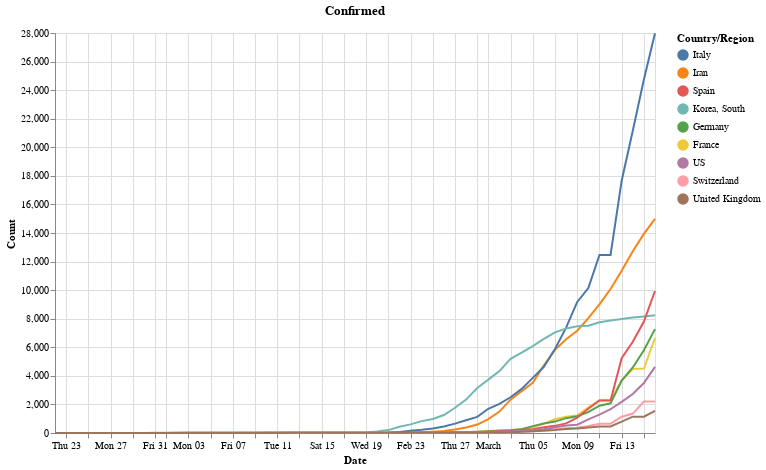
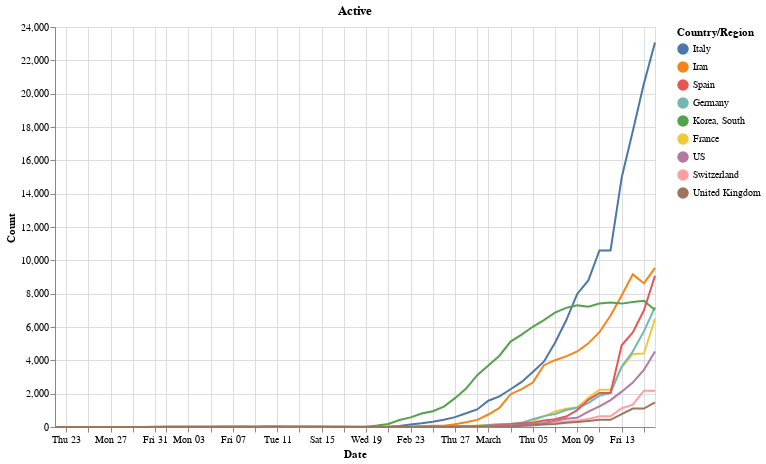
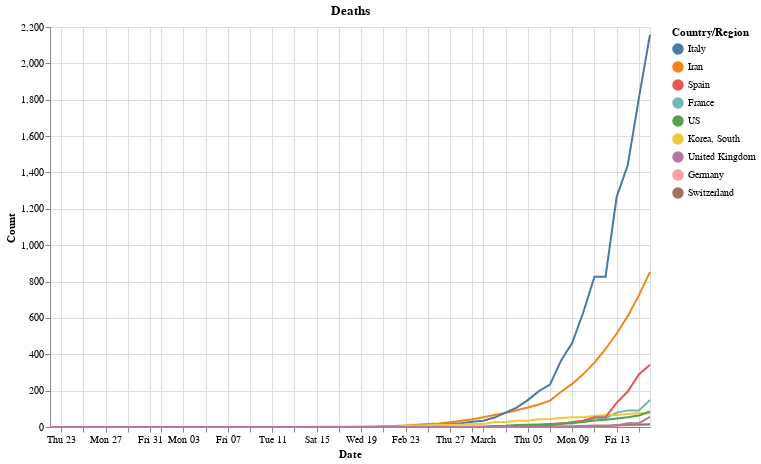

Write notebook code for charts like these, in order.
### Code cell
countries = []
for box_list in hbox.children:
  for box in box_list.children:
    if box.value:
      countries.append(box.description)
print(countries)
Csse_covid19.Confirmed.alt_plot(countries, sort_legend=True)
Csse_covid19.Active.alt_plot(countries, sort_legend=True)
Csse_covid19.Deaths.alt_plot(countries, sort_legend=True)

### Figure 1 — Vega-Lite specification as saved in the notebook (floating-point values rounded to 4 significant figures; data arrays with more than 128 entries replaced by an {"elided": "..."} marker saying what was removed)
{"config": {"view": {"continuousWidth": 400, "continuousHeight": 300}}, "layer": [{"mark": "line", "encoding": {"color": {"type": "nominal", "field": "Country/Region", "sort": ["Italy", "Iran", "Spain", "Korea, South", "Germany", "France", "US", "Switzerland", "United Kingdom"]}, "x": {"type": "temporal", "field": "Date"}, "y": {"type": "quantitative", "field": "Count"}}, "title": "Confirmed"}, {"mark": "point", "encoding": {"opacity": {"value": 0}, "x": {"type": "temporal", "field": "Date"}}, "selection": {"selector006": {"type": "single", "nearest": true, "on": "mouseover", "fields": ["Date"], "empty": "none"}}}, {"mark": "point", "encoding": {"color": {"type": "nominal", "field": "Country/Region", "sort": ["Italy", "Iran", "Spain", "Korea, South", "Germany", "France", "US", "Switzerland", "United Kingdom"]}, "opacity": {"condition": {"value": 1, "selection": "selector006"}, "value": 0}, "x": {"type": "temporal", "field": "Date"}, "y": {"type": "quantitative", "field": "Count"}}, "title": "Confirmed"}, {"mark": {"type": "rule", "color": "gray"}, "encoding": {"x": {"type": "temporal", "field": "Date"}}, "transform": [{"filter": {"selection": "selector006"}}]}, {"mark": {"type": "text", "align": "left", "dx": 5, "dy": -5}, "encoding": {"color": {"type": "nominal", "field": "Country/Region", "sort": ["Italy", "Iran", "Spain", "Korea, South", "Germany", "France", "US", "Switzerland", "United Kingdom"]}, "text": {"condition": {"type": "quantitative", "field": "Count", "selection": "selector006"}, "value": " "}, "x": {"type": "temporal", "field": "Date"}, "y": {"type": "quantitative", "field": "Count"}}, "title": "Confirmed"}], "data": {"name": "data-c833d5d5e22a177f1ac42625823a5469"}, "height": 400, "width": 600, "$schema": "https://vega.github.io/schema/vega-lite/v4.0.2.json", "datasets": {"data-c833d5d5e22a177f1ac42625823a5469": {"elided": "495 records"}}}

### Figure 2 — Vega-Lite specification as saved in the notebook (floating-point values rounded to 4 significant figures; data arrays with more than 128 entries replaced by an {"elided": "..."} marker saying what was removed)
{"config": {"view": {"continuousWidth": 400, "continuousHeight": 300}}, "layer": [{"mark": "line", "encoding": {"color": {"type": "nominal", "field": "Country/Region", "sort": ["Italy", "Iran", "Spain", "Germany", "Korea, South", "France", "US", "Switzerland", "United Kingdom"]}, "x": {"type": "temporal", "field": "Date"}, "y": {"type": "quantitative", "field": "Count"}}, "title": "Active"}, {"mark": "point", "encoding": {"opacity": {"value": 0}, "x": {"type": "temporal", "field": "Date"}}, "selection": {"selector007": {"type": "single", "nearest": true, "on": "mouseover", "fields": ["Date"], "empty": "none"}}}, {"mark": "point", "encoding": {"color": {"type": "nominal", "field": "Country/Region", "sort": ["Italy", "Iran", "Spain", "Germany", "Korea, South", "France", "US", "Switzerland", "United Kingdom"]}, "opacity": {"condition": {"value": 1, "selection": "selector007"}, "value": 0}, "x": {"type": "temporal", "field": "Date"}, "y": {"type": "quantitative", "field": "Count"}}, "title": "Active"}, {"mark": {"type": "rule", "color": "gray"}, "encoding": {"x": {"type": "temporal", "field": "Date"}}, "transform": [{"filter": {"selection": "selector007"}}]}, {"mark": {"type": "text", "align": "left", "dx": 5, "dy": -5}, "encoding": {"color": {"type": "nominal", "field": "Country/Region", "sort": ["Italy", "Iran", "Spain", "Germany", "Korea, South", "France", "US", "Switzerland", "United Kingdom"]}, "text": {"condition": {"type": "quantitative", "field": "Count", "selection": "selector007"}, "value": " "}, "x": {"type": "temporal", "field": "Date"}, "y": {"type": "quantitative", "field": "Count"}}, "title": "Active"}], "data": {"name": "data-0f013ccefc387a17913fd455f9e55061"}, "height": 400, "width": 600, "$schema": "https://vega.github.io/schema/vega-lite/v4.0.2.json", "datasets": {"data-0f013ccefc387a17913fd455f9e55061": {"elided": "495 records"}}}

### Figure 3 — Vega-Lite specification as saved in the notebook (floating-point values rounded to 4 significant figures; data arrays with more than 128 entries replaced by an {"elided": "..."} marker saying what was removed)
{"config": {"view": {"continuousWidth": 400, "continuousHeight": 300}}, "layer": [{"mark": "line", "encoding": {"color": {"type": "nominal", "field": "Country/Region", "sort": ["Italy", "Iran", "Spain", "France", "US", "Korea, South", "United Kingdom", "Germany", "Switzerland"]}, "x": {"type": "temporal", "field": "Date"}, "y": {"type": "quantitative", "field": "Count"}}, "title": "Deaths"}, {"mark": "point", "encoding": {"opacity": {"value": 0}, "x": {"type": "temporal", "field": "Date"}}, "selection": {"selector008": {"type": "single", "nearest": true, "on": "mouseover", "fields": ["Date"], "empty": "none"}}}, {"mark": "point", "encoding": {"color": {"type": "nominal", "field": "Country/Region", "sort": ["Italy", "Iran", "Spain", "France", "US", "Korea, South", "United Kingdom", "Germany", "Switzerland"]}, "opacity": {"condition": {"value": 1, "selection": "selector008"}, "value": 0}, "x": {"type": "temporal", "field": "Date"}, "y": {"type": "quantitative", "field": "Count"}}, "title": "Deaths"}, {"mark": {"type": "rule", "color": "gray"}, "encoding": {"x": {"type": "temporal", "field": "Date"}}, "transform": [{"filter": {"selection": "selector008"}}]}, {"mark": {"type": "text", "align": "left", "dx": 5, "dy": -5}, "encoding": {"color": {"type": "nominal", "field": "Country/Region", "sort": ["Italy", "Iran", "Spain", "France", "US", "Korea, South", "United Kingdom", "Germany", "Switzerland"]}, "text": {"condition": {"type": "quantitative", "field": "Count", "selection": "selector008"}, "value": " "}, "x": {"type": "temporal", "field": "Date"}, "y": {"type": "quantitative", "field": "Count"}}, "title": "Deaths"}], "data": {"name": "data-578def876a23dfa34f5d77b1cd8a6aa2"}, "height": 400, "width": 600, "$schema": "https://vega.github.io/schema/vega-lite/v4.0.2.json", "datasets": {"data-578def876a23dfa34f5d77b1cd8a6aa2": {"elided": "495 records"}}}
